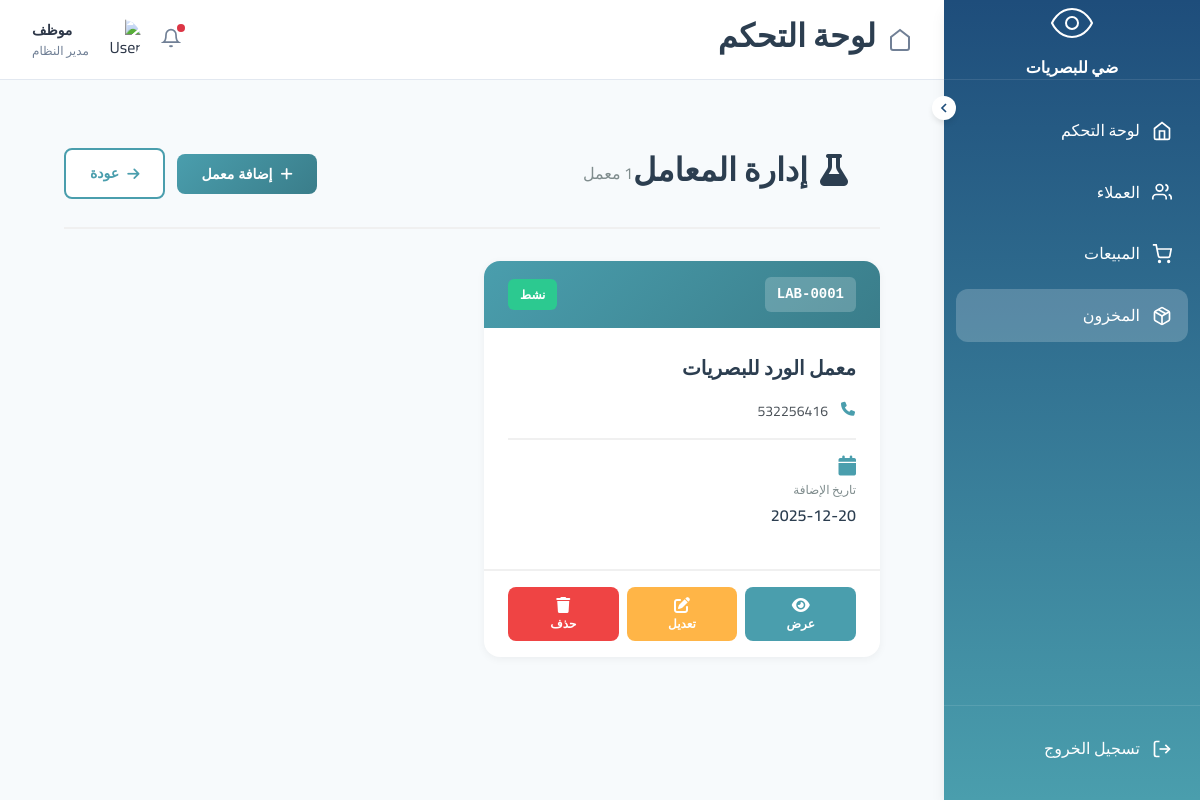
Screenshot of /stock/laboratory/ (signed in) with the database file from the repository.
### settings/models.py (models this page shows, shortened)
class CompanySettings(models.Model):
    company_name_ar = models.CharField('اسم المؤسسة (عربي)', max_length=200, blank=True)
    company_name_en = models.CharField('اسم المؤسسة (إنجليزي)', max_length=200, blank=True)
    logo = models.ImageField('شعار المؤسسة', upload_to='company/', blank=True, null=True)
    unified_number = models.CharField('الرقم الموحد', max_length=50, blank=True)
    commercial_register = models.CharField('السجل التجاري', max_length=50, blank=True)
    tax_number = models.CharField('الرقم الضريبي', max_length=50, blank=True)
    national_address = models.TextField('العنوان الوطني', blank=True)
    location_url = models.URLField('رابط الموقع', blank=True)
    phone_regex = RegexValidator(
        regex=r'^\+?966?\d{9,10}$',
        message="رقم الهاتف يجب أن يكون بصيغة: '0501234567' أو '+966501234567'"
    )
    contact_phone = models.CharField(
        'رقم الجوال',
        validators=[phone_regex],
        max_length=17,
        blank=True
    )
    contact_email = models.EmailField('البريد الإلكتروني', blank=True)
    owner_name = models.CharField('اسم المفوض/المالك', max_length=200, blank=True)
    owner_id_number = models.CharField('رقم الهوية', max_length=20, blank=True)
    owner_phone = models.CharField(
        'رقم جوال المفوض',
        validators=[phone_regex],
        max_length=17,
        blank=True
    )
    owner_email = models.EmailField('بريد المفوض الإلكتروني', blank=True)
    created_at = models.DateTimeField('تاريخ الإنشاء', auto_now_add=True)
    updated_at = models.DateTimeField('تاريخ التحديث', auto_now=True)
    class Meta:
        verbose_name = 'إعدادات المؤسسة'
        verbose_name_plural = 'إعدادات المؤسسة'
    @classmethod
    def get_settings(cls):
        settings, created = cls.objects.get_or_create(pk=1)
        return settings

### stock/models.py (models this page shows, shortened)
class Laboratory(models.Model):
    laboratory_code = models.CharField('كود المعمل', max_length=20, unique=True, editable=False)
    company_name = models.CharField('اسم المعمل', max_length=200)
    phone_regex = RegexValidator(
        regex=r'^5\d{8}$',
        message="يجب أن يبدأ رقم الجوال بـ 5 ويتكون من 9 أرقام"
    )
    phone = models.CharField('رقم الجوال', validators=[phone_regex], max_length=9)
    email = models.EmailField('البريد الإلكتروني', blank=True, null=True)
    address = models.TextField('العنوان', blank=True)
    representative_name = models.CharField('اسم المندوب', max_length=200, blank=True)
    representative_phone = models.CharField('جوال المندوب', max_length=9, blank=True)
    notes = models.TextField('ملاحظات', blank=True)
    is_active = models.BooleanField('نشط', default=True)
    created_at = models.DateTimeField('تاريخ الإنشاء', auto_now_add=True)
    updated_at = models.DateTimeField('تاريخ التحديث', auto_now=True)
    class Meta:
        verbose_name = 'معمل'
        verbose_name_plural = 'المعامل'
        ordering = ['-created_at']

### stock/views.py (the view)
# urls.py: path('laboratory/', views.laboratory, name='laboratory'),
@login_required
def laboratory(request):
    laboratories = Laboratory.objects.filter(is_active=True).order_by('-created_at')
    context = {
        'laboratories': laboratories,
    }
    return render(request, 'stock/laboratory.html', context)

### config/context_processors.py (called while the page is built)
def company_settings(request):
    settings = CompanySettings.get_settings()
    return {
        'company_settings': settings,
        'company_name': settings.company_name_ar or 'اسم المؤسسة',
        'company_logo': settings.logo.url if settings.logo else None,
    }

### templates/stock/laboratory.html (shortened to what this page needs)
{% extends 'base.html' %}
{% load static %}
{% block extra_css %}
<link rel="stylesheet" href="{% static 'css/stock/suppliers.css' %}">
{% endblock %}
{% block content %}
<div class="suppliers-page">
    <div class="page-header">
        <div class="header-content">
            <h1>
                <i class="fas fa-flask"></i>
                إدارة المعامل
            </h1>
            <p class="subtitle">{{ laboratories|length }} معمل</p>
        </div>
        <div class="header-actions">
            <button class="btn btn-primary" onclick="showAddModal()">
                <i class="fas fa-plus"></i>
                إضافة معمل
            </button>
            <a href="{% url 'stock:dashboard' %}" class="btn btn-outline">
                <i class="fas fa-arrow-right"></i>
                عودة
            </a>
        </div>
    </div>
    <div class="suppliers-list">
        {% for laboratory in laboratories %}
        <div class="supplier-card">
            <div class="supplier-header">
                <div class="supplier-code">{{ laboratory.laboratory_code }}</div>
                <div class="supplier-status {% if laboratory.is_active %}active{% endif %}">
                    {% if laboratory.is_active %}نشط{% else %}غير نشط{% endif %}
                </div>
            </div>
            <div class="supplier-body">
                <h3 class="supplier-name">{{ laboratory.company_name }}</h3>
                <div class="supplier-details">
                    <div class="detail-item">
                        <i class="fas fa-phone"></i>
                        <span>{{ laboratory.phone }}</span>
                    </div>
                </div>
                <div class="supplier-stats">
                    <div class="stat-item">
                        <i class="fas fa-calendar"></i>
                        <span class="stat-label">تاريخ الإضافة</span>
                        <span class="stat-value">{{ laboratory.created_at|date:"Y-m-d" }}</span>
                    </div>
                </div>
            </div>
            <div class="supplier-actions">
                <button class="btn-action view" onclick="viewLaboratory({{ laboratory.id }})" title="عرض">
                    <i class="fas fa-eye"></i>
                    <span>عرض</span>
                </button>
                <button class="btn-action edit" onclick="editLaboratory({{ laboratory.id }})" title="تعديل">
                    <i class="fas fa-edit"></i>
                    <span>تعديل</span>
                </button>
                <button class="btn-action delete" onclick="deleteLaboratory({{ laboratory.id }}, '{{ laboratory.company_name }}')" title="حذف">
                    <i class="fas fa-trash"></i>
                    <span>حذف</span>
                </button>
            </div>
        </div>
        {% endfor %}
    </div>
</div>
{% endblock %}

### templates/base.html (shortened to what this page needs)
{% load static %}
<!DOCTYPE html>
<html lang="ar" dir="rtl">
<head>
    <link rel="stylesheet" href="https://cdnjs.cloudflare.com/ajax/libs/font-awesome/6.4.0/css/all.min.css">
    <link rel="stylesheet" href="{% static 'css/base.css' %}">
    {% block extra_css %}{% endblock %}
</head>
<body>
    <aside id="sidebar" class="sidebar">
        <div class="sidebar-logo">
            <div class="logo-container">
                {% if company_logo %}
                <img src="{{ company_logo }}" alt="{{ company_name }}" class="logo-image">
                {% else %}
                <svg class="logo-icon" viewBox="0 0 24 24" fill="none" stroke="currentColor">
                    <path d="M2 12s3-7 10-7 10 7 10 7-3 7-10 7-10-7-10-7z"></path>
                    <circle cx="12" cy="12" r="3"></circle>
                </svg>
                {% endif %}
                <span class="logo-text">{{ company_name }}</span>
            </div>
        </div>
        <button id="sidebar-toggle" class="sidebar-toggle">
            <svg class="icon" viewBox="0 0 24 24" fill="none" stroke="currentColor">
                <polyline points="15 18 9 12 15 6"></polyline>
            </svg>
        </button>
        <nav class="sidebar-nav">
            <a href="{% url 'dashboard' %}" class="nav-item {% if request.resolver_match.url_name == 'dashboard' %}active{% endif %}">
                <svg class="icon" viewBox="0 0 24 24" fill="none" stroke="currentColor">
                    <path d="m3 9 9-7 9 7v11a2 2 0 0 1-2 2H5a2 2 0 0 1-2-2z"></path>
                    <polyline points="9 22 9 12 15 12 15 22"></polyline>
                </svg>
                <span class="nav-text">لوحة التحكم</span>
            </a>
            <a href="{% url 'customers:list' %}" class="nav-item {% if 'customers' in request.path %}active{% endif %}">
                <svg class="icon" viewBox="0 0 24 24" fill="none" stroke="currentColor">
                    <path d="M17 21v-2a4 4 0 0 0-4-4H5a4 4 0 0 0-4 4v2"></path>
                    <circle cx="9" cy="7" r="4"></circle>
                    <path d="M23 21v-2a4 4 0 0 0-3-3.87"></path>
                    <path d="M16 3.13a4 4 0 0 1 0 7.75"></path>
                </svg>
                <span class="nav-text">العملاء</span>
            </a>
            <a href="{% url 'sales:list' %}" class="nav-item {% if 'sales' in request.path %}active{% endif %}">
                <svg class="icon" viewBox="0 0 24 24" fill="none" stroke="currentColor">
                    <circle cx="9" cy="21" r="1"></circle>
                    <circle cx="20" cy="21" r="1"></circle>
                    <path d="M1 1h4l2.68 13.39a2 2 0 0 0 2 1.61h9.72a2 2 0 0 0 2-1.61L23 6H6"></path>
                </svg>
                <span class="nav-text">المبيعات</span>
            </a>
            <a href="{% url 'stock:dashboard' %}" class="nav-item {% if 'stock' in request.path %}active{% endif %}">
                <span class="nav-text">المخزون</span>
            </a>
        </nav>
        <div class="sidebar-footer">
            <a href="{% url 'logout' %}"
            class="nav-item logout-btn"
            onclick="return confirm('هل أنت متأكد من تسجيل الخروج؟');">
             <svg class="icon" viewBox="0 0 24 24" fill="none" stroke="currentColor">
                 <path d="M9 21H5a2 2 0 0 1-2-2V5a2 2 0 0 1 2-2h4"></path>
                 <polyline points="16 17 21 12 16 7"></polyline>
                 <line x1="21" y1="12" x2="9" y2="12"></line>
             </svg>
             <span class="nav-text">تسجيل الخروج</span>
         </a>
        </div>
    </aside>
    <main id="main-content" class="main-content">
        <header class="header">
            <div class="header-content">
                <div class="header-title">
                    <svg class="icon" viewBox="0 0 24 24" fill="none" stroke="currentColor">
                        {% block header_icon %}
                        <path d="m3 9 9-7 9 7v11a2 2 0 0 1-2 2H5a2 2 0 0 1-2-2z"></path>
                        {% endblock %}
                    </svg>
                    <h1>{% block page_title %}لوحة التحكم{% endblock %}</h1>
                </div>
                <div class="header-actions">
                    <button class="notification-btn">
                        <svg class="icon" viewBox="0 0 24 24" fill="none" stroke="currentColor">
                            <path d="M18 8A6 6 0 0 0 6 8c0 7-3 9-3 9h18s-3-2-3-9"></path>
                            <path d="M13.73 21a2 2 0 0 1-3.46 0"></path>
                        </svg>
                        <span class="notification-badge"></span>
                    </button>
                    <div class="user-profile">
                        <img src="{% static 'images/default-avatar.png' %}" alt="User" class="user-avatar">
                        <div class="user-info">
                            <div class="user-name">{{ user.get_full_name|default:user.username }}</div>
                            <div class="user-role">مدير النظام</div>
                        </div>
                    </div>
                </div>
            </div>
        </header>
        <div class="page-content">
            {% block content %}{% endblock %}
        </div>
    </main>
</body>
</html>

### static/css/stock/suppliers.css (style rules this page uses)
.suppliers-page { padding: 2rem; max-width: 1400px; margin: 0 auto; }
.page-header { display: flex; justify-content: space-between; align-items: center; margin-bottom: 2rem; padding-bottom: 1.5rem; border-bottom: 2px solid #f0f0f0; }
.header-content h1 { font-size: 2rem; color: #2c3e50; margin: 0 0 0.5rem 0; display: flex; align-items: center; gap: 0.75rem; }
.subtitle { color: #7f8c8d; margin: 0; }
.header-actions { display: flex; gap: 0.75rem; }
.btn { padding: 0.75rem 1.5rem; border-radius: 8px; border: none; font-weight: 600; cursor: pointer; display: flex; align-items: center; gap: 0.5rem; text-decoration: none; transition: all 0.3s ease; }
.btn-primary { background: linear-gradient(135deg, #4A9EAD 0%, #3a7d8a 100%); color: white; }
.btn-outline { border: 2px solid #4A9EAD; color: #4A9EAD; background: white; }
.suppliers-list { display: grid; grid-template-columns: repeat(auto-fill, minmax(350px, 1fr)); gap: 1.5rem; }
.supplier-card { background: white; border-radius: 16px; overflow: hidden; box-shadow: 0 2px 8px rgba(0, 0, 0, 0.05); transition: all 0.3s ease; display: flex; flex-direction: column; }
.supplier-header { padding: 1rem 1.5rem; background: linear-gradient(135deg, #4A9EAD 0%, #3a7d8a 100%); display: flex; justify-content: space-between; align-items: center; }
.supplier-code { font-size: 0.875rem; font-weight: 700; color: white; background: rgba(255, 255, 255, 0.2); padding: 0.375rem 0.75rem; border-radius: 6px; font-family: monospace; }
.supplier-status { font-size: 0.75rem; font-weight: 600; padding: 0.375rem 0.75rem; border-radius: 6px; background: rgba(255, 255, 255, 0.2); color: white; }
.supplier-status.active { background: #2CC990; }
.supplier-body { padding: 1.5rem; flex: 1; }
.supplier-name { margin: 0 0 1rem 0; color: #2c3e50; font-size: 1.25rem; }
.supplier-details { display: flex; flex-direction: column; gap: 0.75rem; margin-bottom: 1rem; }
.detail-item { display: flex; align-items: flex-start; gap: 0.75rem; color: #495057; font-size: 0.875rem; }
.detail-item i { color: #4A9EAD; width: 16px; text-align: center; flex-shrink: 0; margin-top: 0.125rem; }
.supplier-stats { display: grid; grid-template-columns: 1fr 1fr; gap: 0.75rem; margin: 1rem 0; padding-top: 1rem; border-top: 2px solid #f0f0f0; }
.stat-item { display: flex; flex-direction: column; gap: 0.25rem; }
.stat-item i { color: #4A9EAD; font-size: 1.25rem; }
.stat-label { font-size: 0.75rem; color: #7f8c8d; }
.stat-value { font-weight: 600; color: #2c3e50; }
.supplier-actions { padding: 1rem 1.5rem; display: flex; gap: 0.5rem; border-top: 2px solid #f0f0f0; }
.btn-action { flex: 1; padding: 0.625rem; border: none; border-radius: 8px; cursor: pointer; display: flex; flex-direction: column; align-items: center; gap: 0.25rem; font-size: 0.75rem; font-weight: 600; transition: all 0.3s ease; }
.btn-action i { font-size: 1rem; }
.btn-action.view { background: #4A9EAD; color: white; }
.btn-action.edit { background: #FFB547; color: white; }
.btn-action.delete { background: #EF4444; color: white; }

### rows the page displays
CompanySettings: company_name_ar "ضي للبصريات"
Laboratory: laboratory_code "LAB-0001", is_active "نشط", company_name "معمل الورد للبصريات", phone "532256416", created_at "2025-12-20"

### other values shown
{{ user.get_full_name|default:user.username }} "موظف"
